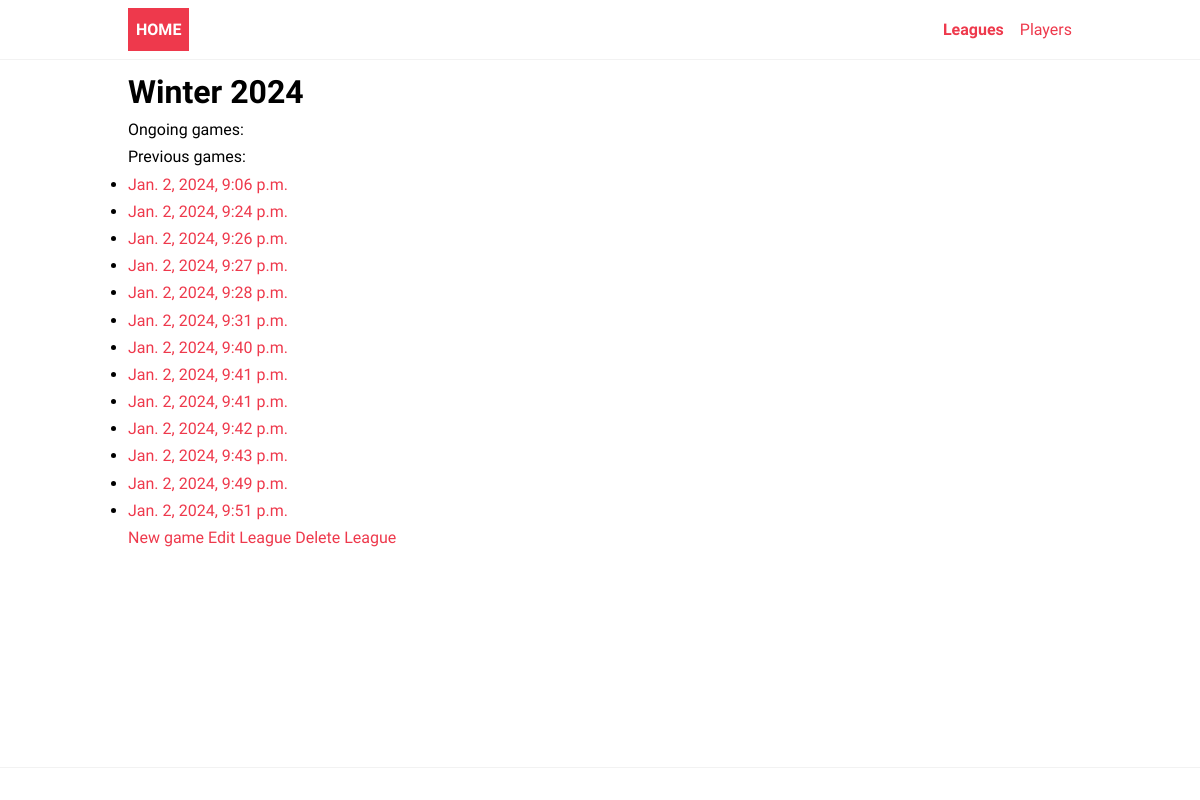
The app's page /ladder/leagues/4/ with its own data.
### ladder/models.py (models this page shows, shortened)
class League(models.Model):
    name = models.CharField(max_length=200)

class Game(models.Model):
    league = models.ForeignKey(League, on_delete=models.CASCADE)
    creation_date = models.DateTimeField()
    completion_date = models.DateTimeField(default=datetime.datetime.utcfromtimestamp(0))
    completed = models.BooleanField(default=False)
    score_team_a = models.IntegerField(default=0)
    score_team_b = models.IntegerField(default=0)

### ladder/views.py (the view)
# urls.py: path("leagues/<int:pk>/", views.LeagueDetail.as_view(), name="league"),
class LeagueDetail(generic.DetailView):
    model=League
    template_name = "ladder/league.html"
    def get_context_data(self, **kwargs):
        context = super().get_context_data(**kwargs)
        context["ongoing_games"] = context["league"].game_set.filter(completed=False)
        context["completed_games"] = context["league"].game_set.filter(completed=True)
        return context

### ladder/templates/ladder/league.html (shortened to what this page needs)
{% extends 'ladder/base.html' %}
{% block content %}
<h1>{{ league.name }} </h1>
{% if league.game_set.count %}
Ongoing games:
{% else %}
    <p>No ongoing game.</p>
{% endif %}
{% if completed_games.count > 0 %}
Previous games:
    <ul>
    {% for game in completed_games %}
        <li><a href="{% url 'ladder:game' league.id game.id %}">{{ game.creation_date }}</a></li>
    {% endfor %}
    </ul>
{% else %}
    <p>No previous ongoing game.</p>
{% endif %}
<a href="{% url 'ladder:add-game' league.id %}">New game</a>
<a href="{% url 'ladder:edit-league' league.id %}">Edit League</a>
<a href="{% url 'ladder:delete-league' league.id %}">Delete League</a>
{% endblock content %}

### ladder/static/ladder/style.css (style rules this page uses)
:root { --color-primary: #ee394c; --color-secondary: #86b7fe; --color-light: #f2f2f2; --color-gray: #ced4da; --color-dark: #212121; --color-white: #ffffff; --color-error: #e2442f; --color-warning: #ffc900; --color-info: #02a2b9; --color-success: #1ba345; --color-input: #00d1b2; --border-radius: 5px; }
* { margin: 0; padding: 0; box-sizing: border-box; text-rendering: optimizeLegibility; }
html, body { height: 100%; }
body { font-family: 'Dosis', sans-serif; font-size: 1rem; line-height: 1.7; display: flex; flex-direction: column; }
h1 { font-size: 2rem; line-height: 1.5; }
a { color: var(--color-primary); text-decoration: none; }

### records on screen
League: name "Winter 2024"
Game: creation_date "Jan. 2, 2024, 9:06 p.m."
Game: creation_date "Jan. 2, 2024, 9:24 p.m."
Game: creation_date "Jan. 2, 2024, 9:26 p.m."
Game: creation_date "Jan. 2, 2024, 9:27 p.m."
Game: creation_date "Jan. 2, 2024, 9:28 p.m."
Game: creation_date "Jan. 2, 2024, 9:31 p.m."
Game: creation_date "Jan. 2, 2024, 9:40 p.m."
Game: creation_date "Jan. 2, 2024, 9:41 p.m."
Game: creation_date "Jan. 2, 2024, 9:41 p.m."
Game: creation_date "Jan. 2, 2024, 9:42 p.m."
Game: creation_date "Jan. 2, 2024, 9:43 p.m."
Game: creation_date "Jan. 2, 2024, 9:49 p.m."
Game: creation_date "Jan. 2, 2024, 9:51 p.m."
